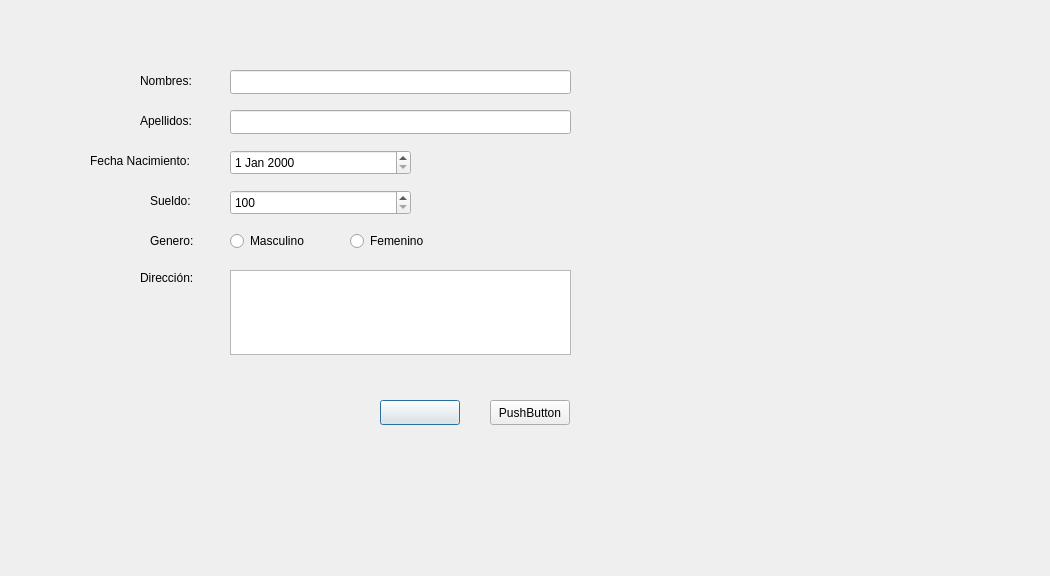
<?xml version="1.0" encoding="UTF-8"?>
<ui version="4.0">
 <class>registrarUsuario</class>
 <widget class="QDialog" name="registrarUsuario">
  <property name="geometry">
   <rect>
    <x>0</x>
    <y>0</y>
    <width>1050</width>
    <height>576</height>
   </rect>
  </property>
  <property name="windowTitle">
   <string>Dialog</string>
  </property>
  <widget class="QLabel" name="label">
   <property name="geometry">
    <rect>
     <x>140</x>
     <y>70</y>
     <width>61</width>
     <height>21</height>
    </rect>
   </property>
   <property name="text">
    <string>Nombres:</string>
   </property>
  </widget>
  <widget class="QLineEdit" name="lineEdit">
   <property name="geometry">
    <rect>
     <x>230</x>
     <y>70</y>
     <width>341</width>
     <height>24</height>
    </rect>
   </property>
  </widget>
  <widget class="QLabel" name="label_2">
   <property name="geometry">
    <rect>
     <x>140</x>
     <y>110</y>
     <width>61</width>
     <height>21</height>
    </rect>
   </property>
   <property name="text">
    <string>Apellidos:</string>
   </property>
  </widget>
  <widget class="QLineEdit" name="lineEdit_2">
   <property name="geometry">
    <rect>
     <x>230</x>
     <y>110</y>
     <width>341</width>
     <height>24</height>
    </rect>
   </property>
  </widget>
  <widget class="QLabel" name="label_3">
   <property name="geometry">
    <rect>
     <x>90</x>
     <y>150</y>
     <width>111</width>
     <height>21</height>
    </rect>
   </property>
   <property name="text">
    <string>Fecha Nacimiento:</string>
   </property>
  </widget>
  <widget class="QDateEdit" name="dateEdit">
   <property name="geometry">
    <rect>
     <x>230</x>
     <y>150</y>
     <width>181</width>
     <height>25</height>
    </rect>
   </property>
  </widget>
  <widget class="QLabel" name="label_4">
   <property name="geometry">
    <rect>
     <x>150</x>
     <y>190</y>
     <width>51</width>
     <height>21</height>
    </rect>
   </property>
   <property name="text">
    <string>Sueldo:</string>
   </property>
  </widget>
  <widget class="QSpinBox" name="spinBox">
   <property name="geometry">
    <rect>
     <x>230</x>
     <y>190</y>
     <width>181</width>
     <height>25</height>
    </rect>
   </property>
   <property name="minimum">
    <number>100</number>
   </property>
   <property name="maximum">
    <number>1000</number>
   </property>
   <property name="singleStep">
    <number>50</number>
   </property>
  </widget>
  <widget class="QLabel" name="label_5">
   <property name="geometry">
    <rect>
     <x>150</x>
     <y>230</y>
     <width>51</width>
     <height>21</height>
    </rect>
   </property>
   <property name="text">
    <string>Genero:</string>
   </property>
  </widget>
  <widget class="QRadioButton" name="radioButton">
   <property name="geometry">
    <rect>
     <x>230</x>
     <y>230</y>
     <width>97</width>
     <height>22</height>
    </rect>
   </property>
   <property name="text">
    <string>Masculino</string>
   </property>
  </widget>
  <widget class="QRadioButton" name="radioButton_2">
   <property name="geometry">
    <rect>
     <x>350</x>
     <y>230</y>
     <width>97</width>
     <height>22</height>
    </rect>
   </property>
   <property name="text">
    <string>Femenino</string>
   </property>
  </widget>
  <widget class="QLabel" name="label_6">
   <property name="geometry">
    <rect>
     <x>140</x>
     <y>270</y>
     <width>55</width>
     <height>16</height>
    </rect>
   </property>
   <property name="text">
    <string>Dirección:</string>
   </property>
  </widget>
  <widget class="QTextEdit" name="textEdit">
   <property name="geometry">
    <rect>
     <x>230</x>
     <y>270</y>
     <width>341</width>
     <height>85</height>
    </rect>
   </property>
  </widget>
  <widget class="QPushButton" name="pushButton">
   <property name="geometry">
    <rect>
     <x>380</x>
     <y>400</y>
     <width>80</width>
     <height>25</height>
    </rect>
   </property>
   <property name="text">
    <string/>
   </property>
  </widget>
  <widget class="QPushButton" name="pushButton_2">
   <property name="geometry">
    <rect>
     <x>490</x>
     <y>400</y>
     <width>80</width>
     <height>25</height>
    </rect>
   </property>
   <property name="text">
    <string>PushButton</string>
   </property>
  </widget>
 </widget>
 <resources/>
 <connections/>
</ui>
